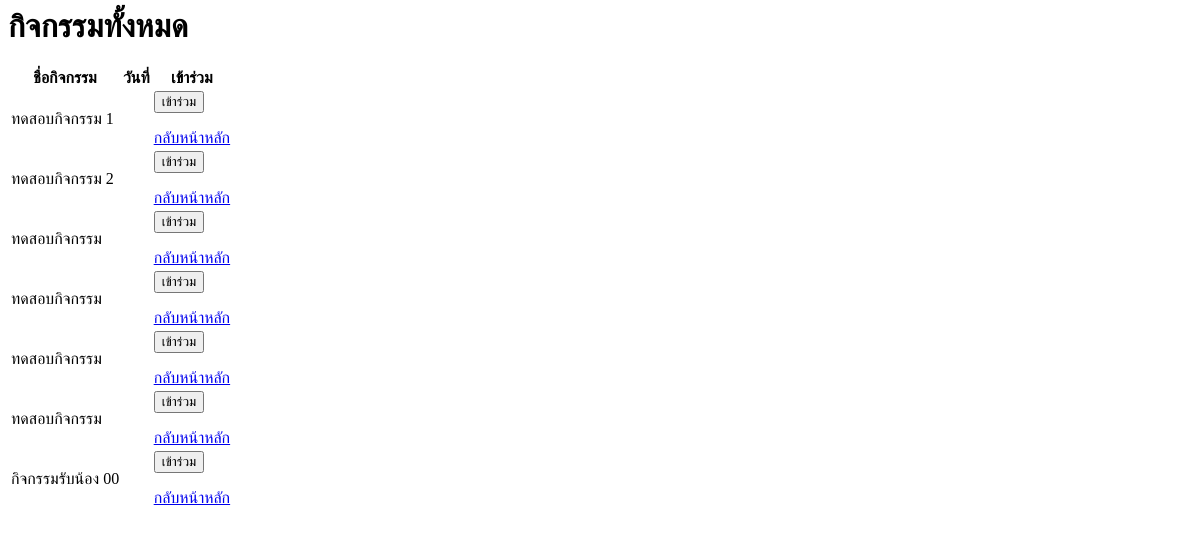
Page /activities/ (signed in) on the earlier database version.
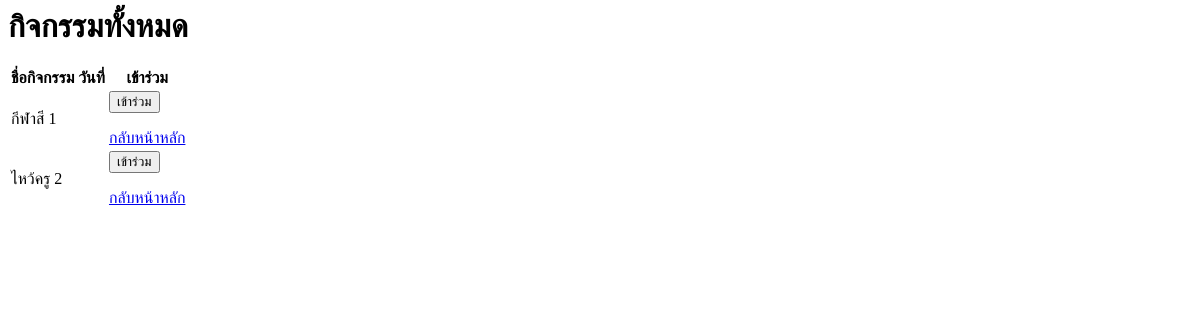
Same page on the later database version.
### myapp/models.py (models this page shows, shortened)
class Activity(models.Model):
    name = models.CharField(
        max_length=255,
        verbose_name='ชื่อกิจกรรม'
    )
    description = models.TextField(
        verbose_name='รายละเอียดกิจกรรม'
    )
    start_date = models.DateField(
        verbose_name='วันที่เริ่มจัดกิจกรรม',
        default=datetime.date.today
    )
    end_date = models.DateField(
        verbose_name='วันที่สิ้นสุดกิจกรรม',
        null=True,  # ยอมให้เป็น NULL
        blank=True  # สามารถทิ้งว่างได้ในฟอร์ม
    )
    created_by = models.ForeignKey(
        CustomUser,
        on_delete=models.CASCADE,
        verbose_name='ผู้สร้างกิจกรรม'
    )
    FACULTY_CHOICES = [
        ('all', 'ทุกคนเข้าร่วมได้'),
        ('CS', 'วิทยาการคอมพิวเตอร์'),
        ('CCS', 'วิทยาศาสตร์เครื่องสำอาง'),
        ('OHS', 'อาชีวอนามัยและความปลอดภัย'),
        ('EHS', 'อนามัยสิ่งแวดล้อมและสาธารณภัย'),
        ('MS', 'วิทยาศาสตร์การแพทย์'),
        ('GS', 'วิทยาศาสตร์ทั่วไป'),
        ('IT', 'เทคโนโลยีสารสนเทศ'),
        ('BIB', 'อุตสาหกรรมชีวภาพเพื่อธุรกิจ'),
        ('CYB', 'ความมั่นคงปลอดภัยไซเบอร์'),
    ]
    faculty = models.CharField(
        max_length=10,
        choices=FACULTY_CHOICES,
        default='all',
        verbose_name='คณะที่จัดกิจกรรม'
    )
    class Meta:
        verbose_name = 'กิจกรรม'
        verbose_name_plural = 'กิจกรรมทั้งหมด'

### myapp/views.py (the view)
# urls.py: path('activities/', views.activity_list, name='activity_list'),  # แสดงรายการกิจกรรมทั้งหมด
@login_required
def activity_list(request):
    if is_student(request.user):
        activities = Activity.objects.filter(participation__student=request.user).distinct()
    else:
        activities = Activity.objects.all()
    return render(request, 'activity_list.html', {'activities': activities})

### myapp/views.py (called while the page is built)
def is_student(user):
    return user.user_type == 'student'

### templates/activity_list.html (shortened to what this page needs)
<h1>กิจกรรมทั้งหมด</h1>
<table>
    <tr>
        <th>ชื่อกิจกรรม</th>
        <th>วันที่</th>
        <th>เข้าร่วม</th>
    </tr>
    {% for activity in activities %}
    <tr>
        <td>{{ activity.name }}</td>
        <td>{{ activity.date }}</td>
        <td>
            <form method="post" action="{% url 'join_activity' activity.id %}">
                <button type="submit">เข้าร่วม</button>
            </form>
            <a href="{% url 'home' %}" class="btn btn-primary">กลับหน้าหลัก</a>
        </td>
    </tr>
    {% endfor %}
</table>

Differences in the rows shown:
removed Activity: name "ทดสอบกิจกรรม 1"
removed Activity: name "ทดสอบกิจกรรม 2"
removed Activity: name "ทดสอบกิจกรรม"
removed Activity: name "ทดสอบกิจกรรม"
removed Activity: name "ทดสอบกิจกรรม"
removed Activity: name "ทดสอบกิจกรรม"
removed Activity: name "กิจกรรมรับน้อง 00"
added Activity: name "กีฬาสี 1"
added Activity: name "ไหว้ครู 2"
